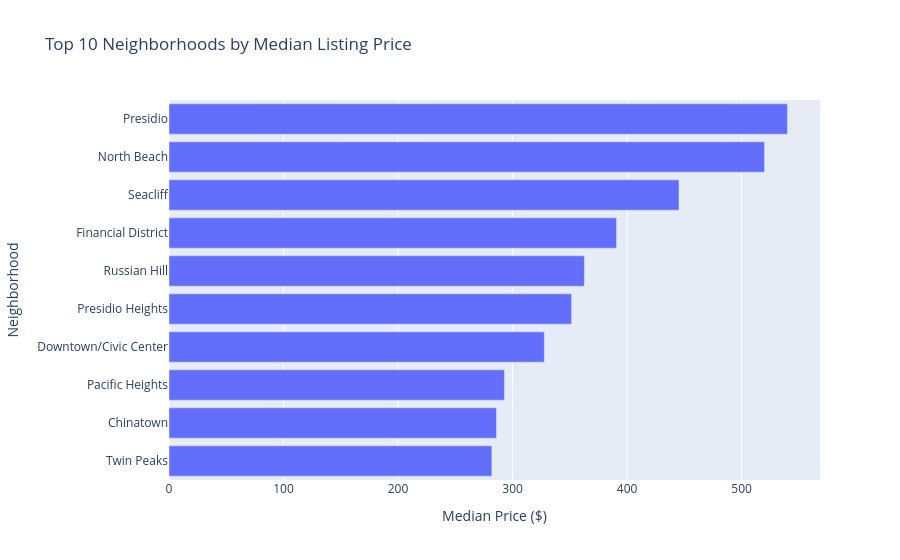

Notebook code for this chart:
### Code cell
top10 = neighborhood_price.head(10).reset_index()

fig = px.bar(
    top10.sort_values("median"),
    x="median",
    y="neighbourhood_cleansed",
    orientation="h",
    title="Top 10 Neighborhoods by Median Listing Price",
    labels={
        "median": "Median Price ($)",
        "neighbourhood_cleansed": "Neighborhood"
    }
)

fig.show()

### Figure 1 — Plotly figure (JSON) as saved in the notebook; plotly's stock layout.template omitted (floating-point values rounded to 4 significant figures)
{"data": [{"hovertemplate": "Median Price ($)=%{x}<br>Neighborhood=%{y}<extra></extra>", "legendgroup": "", "marker": {"color": "#636efa", "pattern": {"shape": ""}}, "name": "", "orientation": "h", "showlegend": false, "textposition": "auto", "type": "bar", "x": [281.9, 286.0, 292.9, 327.8, 351.5, 362.7, 390.8, 445.3, 520.0, 540.0], "xaxis": "x", "y": ["Twin Peaks", "Chinatown", "Pacific Heights", "Downtown/Civic Center", "Presidio Heights", "Russian Hill", "Financial District", "Seacliff", "North Beach", "Presidio"], "yaxis": "y"}], "layout": {"barmode": "relative", "legend": {"tracegroupgap": 0}, "title": {"text": "Top 10 Neighborhoods by Median Listing Price"}, "xaxis": {"anchor": "y", "domain": [0, 1], "title": {"text": "Median Price ($)"}}, "yaxis": {"anchor": "x", "domain": [0, 1], "title": {"text": "Neighborhood"}}}}
